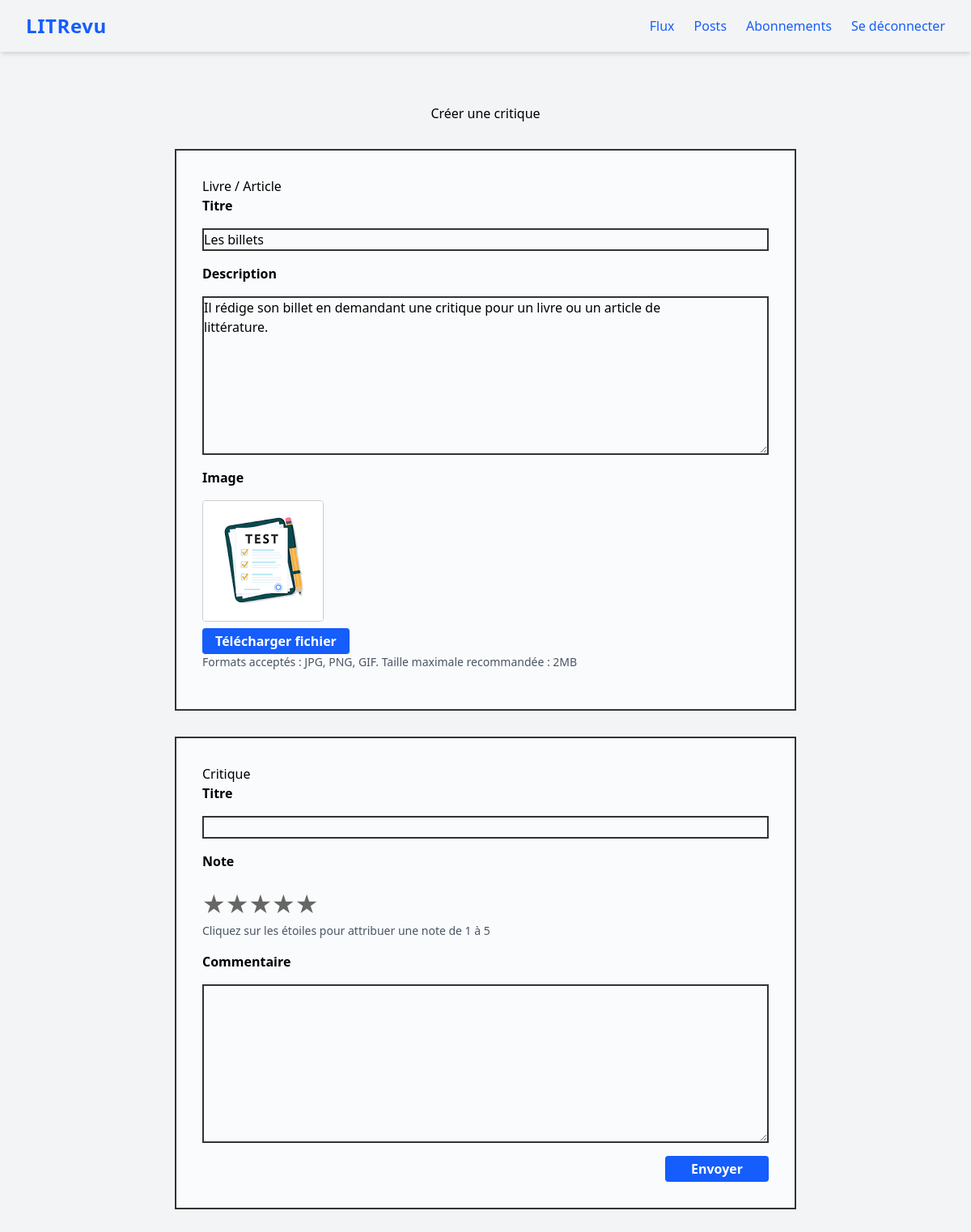
The page /review/19/create/ (signed in) on the database its author committed.
### review/models.py (models this page shows, shortened)
class Ticket(models.Model):
    title = models.CharField(max_length=128)
    description = models.CharField(max_length=2048, blank=True)
    user = models.ForeignKey(
        to=settings.AUTH_USER_MODEL, on_delete=models.CASCADE)
    image = models.ImageField(blank=True, null=True)
    created = models.DateTimeField(default=timezone.now)

### review/views.py (the view, shortened to what this page needs)
# urls.py: path('review/<int:ticket_id>/create/', review.views.create_review,
@login_required
def create_review(request, ticket_id=None):
    if ticket_id:
        ticket = get_object_or_404(models.Ticket, id=ticket_id)
        if ticket.reviews.exists():
            messages.error(request, "Une critique a déjà été publiée pour ce ticket.")
            return redirect('flux')
        is_creator = (ticket.user == request.user)
        CustomTicketForm = forms.get_ticket_form(is_creator=is_creator)
        if request.method == 'POST':
            ticket_form = CustomTicketForm(request.POST, request.FILES, instance=ticket)
            if not is_creator:
                for field in ticket_form.fields.values():
                    field.disabled = True
            review_form = ReviewForm(request.POST)
            if review_form.is_valid():
                review = review_form.save(commit=False)
                review.user = request.user
                review.ticket = ticket
                review.save()
                messages.success(request, "Critique ajoutée avec succès !")
                return redirect('flux')
        else:
            ticket_form = CustomTicketForm(instance=ticket)
            if not is_creator:
                for field in ticket_form.fields.values():
                    field.disabled = True
            review_form = ReviewForm()
        return render(request, 'review/create_review.html', {
            'ticket_form': ticket_form,
            'review_form': review_form,
            'ticket': ticket,
        })

### review/forms.py
    class CustomTicketForm(TicketForm):
        def __init__(self, *args, **kwargs):
            super().__init__(*args, **kwargs)
            if not is_creator:
                if 'image' in self.fields:
                    del self.fields['image']

class ReviewForm(forms.ModelForm):
    class Meta:
        model = models.Review
        fields = ['headline', 'rating', 'body']
        labels = {
            'headline': 'Titre',
            'rating': 'Note',
            'body': 'Commentaire',
        }
        widgets = {
            'rating': StarRatingWidget(),
            'headline': forms.TextInput(
                attrs={'style': 'border:2px solid #333; width:100%;'}
            ),
            'body': forms.Textarea(
                attrs={
                    'style': 'border:2px solid #333; width:100%;',
                    'rows': 8
                }
            ),
        }

### review/forms.py (called while the page is built)
def get_ticket_form(is_creator=True):
    class CustomTicketForm(TicketForm):
        def __init__(self, *args, **kwargs):
            super().__init__(*args, **kwargs)
            if not is_creator:
                if 'image' in self.fields:
                    del self.fields['image']
    return CustomTicketForm

### review/templates/review/create_review.html (shortened to what this page needs)
{% extends 'base.html' %}
{% block content %}
    <main role="main">
        <h1 class="text-center my-8">Créer une critique</h1>
        <form method="post" enctype="multipart/form-data">
            <div style="border:2px solid #333; padding:2rem; margin-bottom:2rem; background:#fafbfc;">
                <h2>Livre / Article</h2>
                {% include 'review/_form_ticket.html' with form=ticket_form %}
            </div>
            {% include 'review/_form_review.html' with edit_form=review_form %}
        </form>
    </main>
{% endblock content %}

### review/templates/review/_form_ticket.html
<div class="ticket">
    <div class="mb-4">
        <label for="{{ form.title.id_for_label }}" class="block font-semibold mb-4">{{ form.title.label }}</label>
        {{ form.title }}
    </div>
    <div class="mb-4">
        <label for="{{ form.description.id_for_label }}" class="block font-semibold mb-4">{{ form.description.label }}</label>
        {{ form.description }}
    </div>
    <div class="mb-4">
        {% if form.image %}
            {% include 'review/_form_image.html' with form=form %}
        {% endif %}
    </div>
</div>

### review/templates/review/_form_image.html (shortened to what this page needs)
<label for="{{ form.image.id_for_label }}" class="block font-semibold mb-4">{{ form.image.label }}</label>
<div role="group" aria-labelledby="{{ form.image.id_for_label }}">
    {% if form.instance.image %}
        <div class="my-2">
            <img id="image-preview"
                 src="{{ form.instance.image.url }}"
                 alt="Image actuelle du ticket : {{ form.instance.title|default:'Aperçu' }}"
                 style="max-width: 200px; max-height: 200px; border:1px solid #ccc; border-radius:4px;">
        </div>
    {% else %}
        <img id="image-preview"
             src=""
             alt="Aperçu de l'image sélectionnée"
             style="display:none; max-width: 200px; max-height: 200px; border:1px solid #ccc; border-radius:4px;">
    {% endif %}
</div>
<button type="button"
    onclick="document.getElementById('{{ form.image.id_for_label }}').click();"
    aria-describedby="image-help"
    aria-controls="image-preview"
    aria-label="Sélectionner un fichier image"
    class="bg-blue-600 text-white px-4 py-1 rounded hover:bg-blue-700 font-semibold transition mt-2">
    Télécharger fichier
</button>
<p id="image-help" class="text-sm text-gray-600 mt-1">Formats acceptés : JPG, PNG, GIF. Taille maximale recommandée : 2MB</p>

### review/static/review/css/styles.css (style rules this page uses)
.star { font-size: 1.2em; cursor: default; transition: color 0.2s ease; }

### rows shown on the page
Ticket: title "Les billets", description "Il rédige son billet en demandant une critique pour un livre ou un article de littérature.", instance.image (picture)

### other values the page prints
{{ edit_form.headline.label }} "Titre"
{{ edit_form.rating.label }} "Note"
{{ edit_form.rating }} "★ ★ ★ ★ ★"
{{ edit_form.body.label }} "Commentaire"
